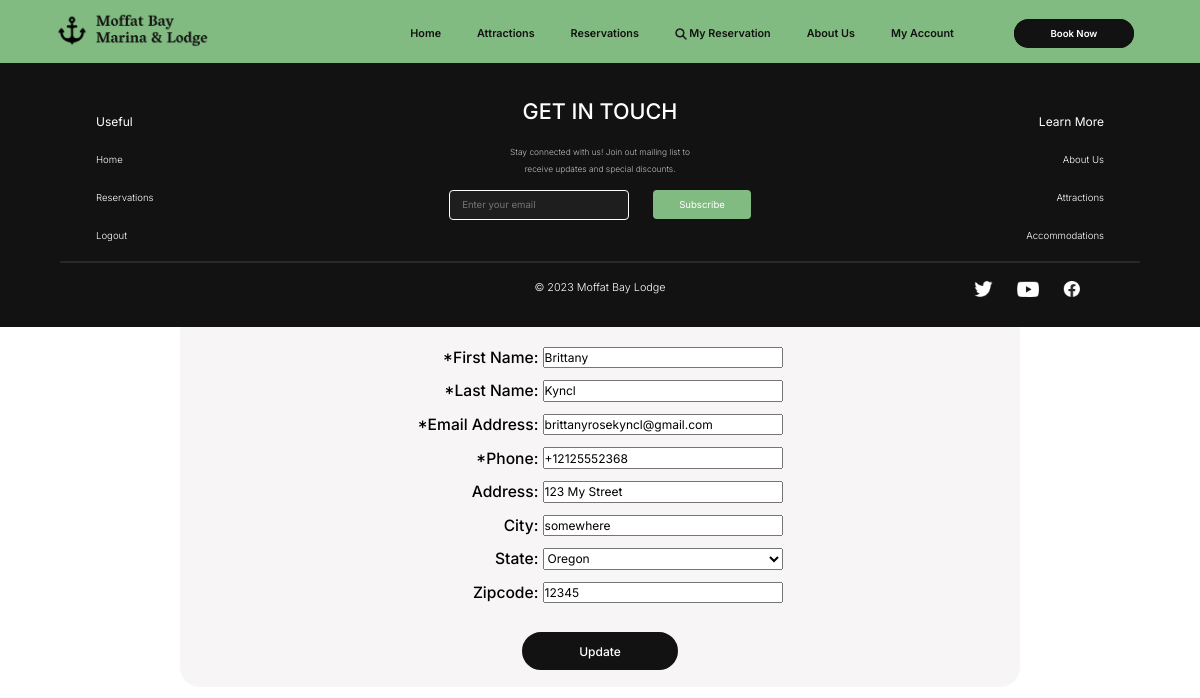
Before: /profile/update_profile/ (signed in) with the older database file.
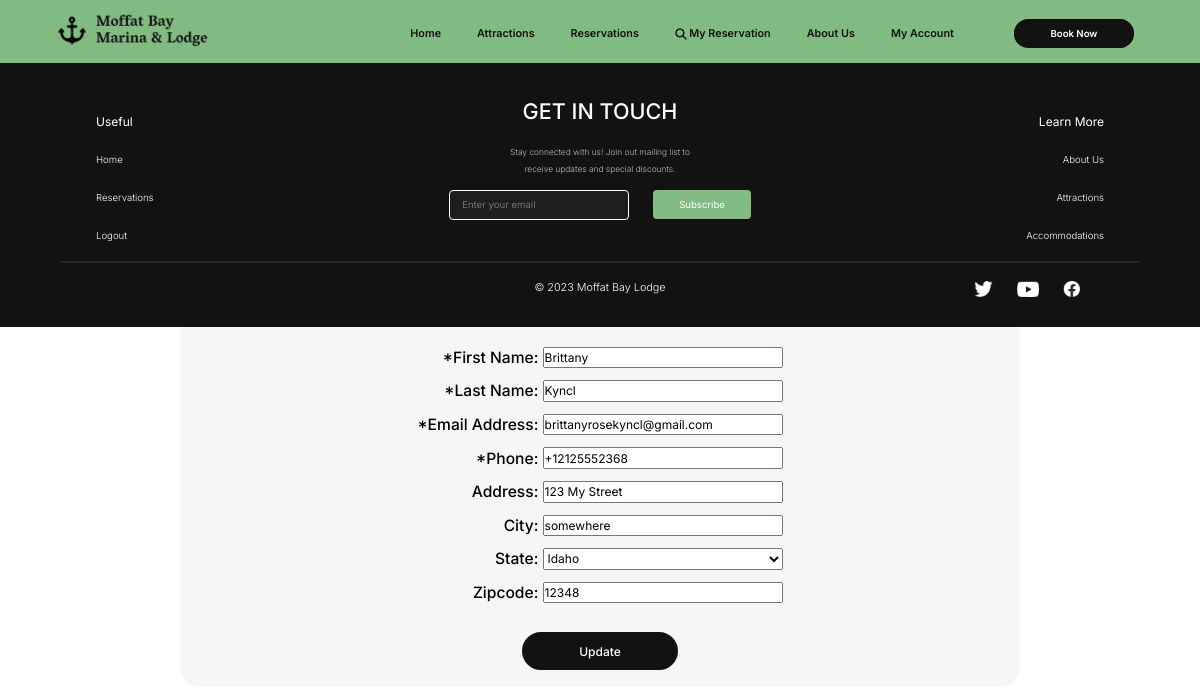
After: the same page with the newer database file.
### users/models.py (models this page shows, shortened)
class CustomUser(AbstractUser):
    username = None
    email = models.EmailField(_('email address'), unique=True)
    first_name = models.CharField(max_length=50,verbose_name="First Name", null=True, blank=True)
    last_name = models.CharField(max_length=50,verbose_name="Last Name", null=True, blank=True)
    street = models.CharField(max_length=50,verbose_name="Address", null=True, blank=True)
    city = models.CharField(max_length=50,verbose_name="City", null=True, blank=True)
    state = models.CharField(max_length=50,verbose_name="State", null=True, blank=True)
    zip = models.CharField(max_length=8,verbose_name="Zipcode", null=True, blank=True)
    phone = PhoneNumberField(verbose_name="Phone Number", blank=True, null=True)
    class Meta:
        verbose_name_plural = "User Accounts"
    USERNAME_FIELD = 'email'
    REQUIRED_FIELDS = []
    objects = CustomUserManager()

### users/views.py (the view)
# urls.py: path('profile/update_profile/', account_views.update_profie, name='update_profile'),
@login_required
def update_profie(request):
    if request.method == 'POST':
        form = AccountUpdateForm(request.POST, request.FILES, instance=request.user)
        if form.is_valid():
            form.save()
            messages.success(request, f'Your account information has been updated!')
            return redirect('profile')
        else:
            messages.error(request, form.errors)
    else:
        form = AccountUpdateForm(instance=request.user)
    context = {
        'form' : form,
        'mailform': MailListForm,
        'title': 'Update Profile',
    }
    return render(request, 'users/update_profile.html', context)

### users/forms.py
class AccountUpdateForm(forms.ModelForm):
    email = forms.EmailField(label="Email Address", required=False)
    phone = PhoneNumberField(widget=PhoneNumberPrefixWidget(initial='US'), label="Phone Number", required=False)
    first_name = forms.CharField(label="First Name", required=False)
    last_name = forms.CharField(label="Last Name", required=False)
    state = forms.ChoiceField(choices=STATE_CHOICES, required=False)
    class Meta:
        model = CustomUser
        fields =['first_name', 'last_name', 'street', 'city', 'state', 'zip', 'phone', 'email']

### users/templates/users/update_profile.html (shortened to what this page needs)
{% extends "reservations/base.html" %}
{% load crispy_forms_tags %}
{% load static %}
{% block css %}
<link rel="stylesheet" type="text/css" href="{% static 'reservations/accounts.css' %}"/>
{% endblock %}
{% block content %}
<div class="banner">
    <div class="overlay-register">
            <div class="text-content form-register">
                <h3>Update {{user.first_name}} {{user.last_name}}'s Profile:</h3></br>
                <form method="POST">
                    <fieldset class="form-register">
                        <div class="register-grid-container">
                            <div class="register-section"><label class="register-label">*First Name:&nbsp;</label><div class="register-input">{{form.first_name}}</div></div>
                            <div class="register-section"><div class="register-label">*Last Name:&nbsp;</div><div class="register-input">{{form.last_name}}</div> </div>
                            <div class="register-section"><div class="register-label">*Email Address:&nbsp;</div><div class="register-input">{{form.email}}</div> </div>
                            <div class="register-section"><div class="register-label">*Phone:&nbsp;</div><div class="register-input">{{form.phone}}</div> </div>
                            <div class="register-section"><div class="register-label">Address:&nbsp;</div><div class="register-input">{{form.street}}</div></div>
                            <div class="register-section"><div class="register-label">City:&nbsp;</div><div class="register-input">{{form.city}}</div> </div>
                            <div class="register-section"><div class="register-label">State:&nbsp;</div><div class="register-input">{{form.state}}</div> </div>
                            <div class="register-section"><div class="register-label">Zipcode:&nbsp;</div><div class="register-input">{{form.zip}}</div> </div>
                        </div>
                    </fieldset>
                    <button class="login-button" type="submit">Update</button>
                </form>
                </div>
            </div>
        </div>
{% endblock content %}

Changed rows visible on the page:
changed CustomUser "Brittany": state "Oregon" → "Idaho"; zip "12345" → "12348"
